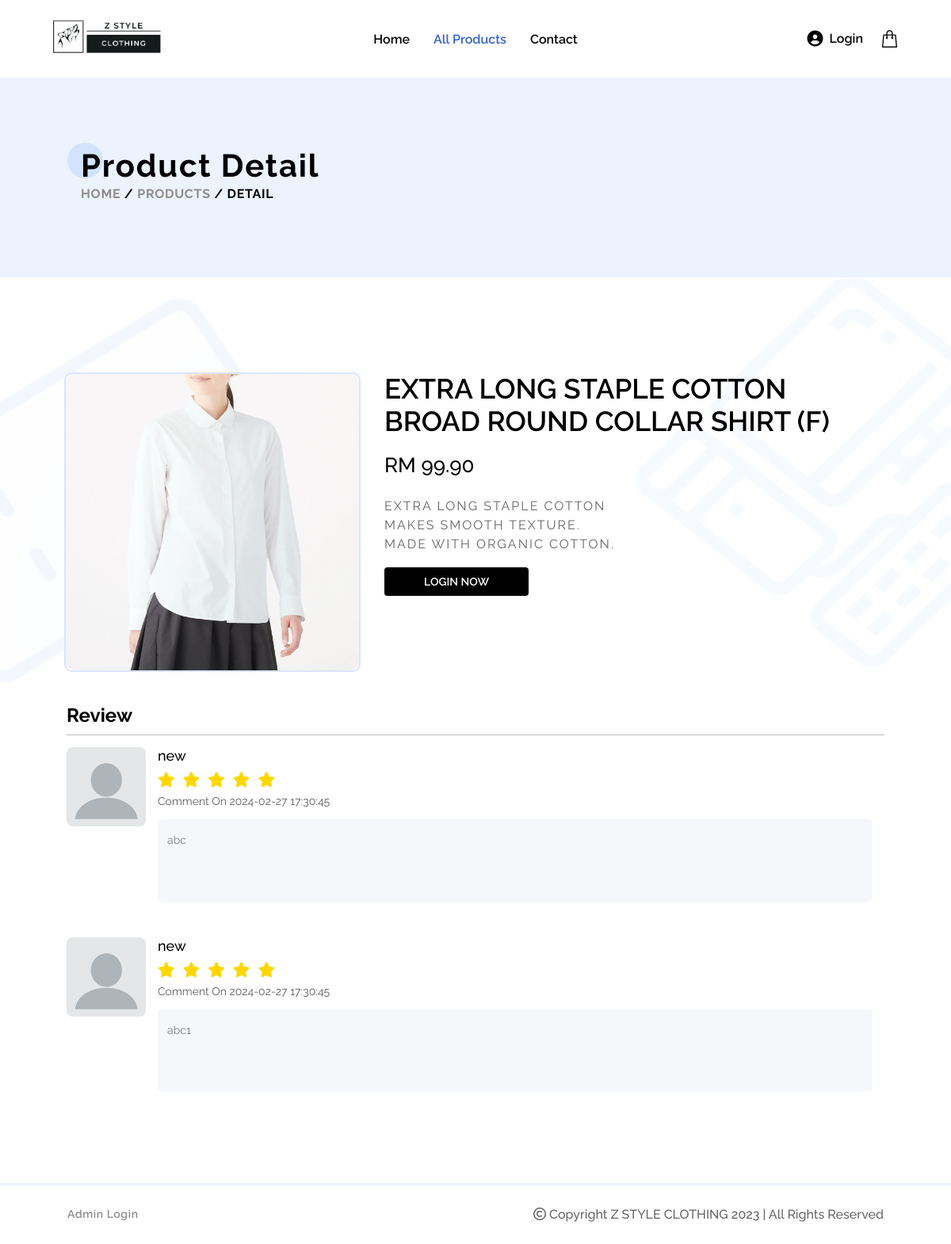
Page /detail.php?pid=16 on the committed database.
### tables this page shows
CREATE TABLE `product` (
  `product_id` int(11) NOT NULL,
  `product_name` varchar(255) NOT NULL,
  `product_desc` text NOT NULL,
  `product_short_desc` text NOT NULL,
  `product_price` varchar(255) NOT NULL,
  `product_image` text NOT NULL,
  `product_status` int(11) NOT NULL
);

CREATE TABLE `review` (
  `review_id` int(11) NOT NULL,
  `order_id` int(11) DEFAULT NULL,
  `product_id` int(11) NOT NULL,
  `user_id` int(11) NOT NULL,
  `rating` int(11) NOT NULL,
  `comment` text,
  `created_at` datetime NOT NULL
);

CREATE TABLE `user` (
  `user_id` int(11) NOT NULL,
  `user_email` varchar(255) NOT NULL,
  `user_name` varchar(255) NOT NULL,
  `user_password` varchar(255) NOT NULL,
  `user_contact` varchar(255) NOT NULL,
  `user_delivery` text,
  `user_created` datetime NOT NULL
);

### detail.php (the view, shortened to what this page needs)
<!DOCTYPE html>
<html lang="en">
<head>
	<link rel="stylesheet" href="https://cdnjs.cloudflare.com/ajax/libs/font-awesome/6.4.0/css/all.min.css"
 />
	<link rel="stylesheet" href="css/common.css" />
	<link rel="stylesheet" href="css/product.css" />
</head>
<body>
	<?php include 'component/topbar.php'; ?>
	<?php
	if (isset($_GET['pid'])) {
		$pid = $_GET['pid'];
		$sql = "SELECT * from product WHERE product_id = '$pid'";
		$result = $conn->query($sql);
		$row = $result->fetch_assoc();
		$sqlR = "SELECT * from review INNER JOIN user ON review.user_id = user.user_id WHERE review.product_id = '$pid'";
		$resultR = $conn->query($sqlR);
	} else {
		header('Location: products.php');
	}
	?>
	<section class="page-header">
		<div class="box">
			<div class="title-row">
				<span class="round-shape"></span>
				<h2 class="banner-title">Product Detail</h2>
			</div>
			<div class="bread-crumb">
				<a href="index.php">Home</a> / <a href="products.php">Products</a> / Detail
			</div>
		</div>
	</section>
	<section class="popular-section">
		<div class="detailbox">
			<div class="imagebox">
				<img src="admin/upload/<?php echo $row["product_image"] ?>" />
			</div>
			<div class="contentbox">
				<h1>
					<?php echo $row['product_name'] ?>
				</h1>
				<h2 class="price">RM
					<?php echo number_format((float) $row['product_price'], 2, '.', ''); ?>
				</h2>
				<div class="shortdesc">
					<?php echo html_entity_decode($row['product_short_desc']); ?>
				</div>
				<div class="cartbtn">
					<?php
					if (empty($cid)) {
						echo '<a class="minbtn btnClick" href="login.php">
					                Login Now
					              </a>
					               ';
					}
					?>
				</div>
			</div>
			<div class="cate-left">
			</div>
			<div class="cate-shage">
				<img src="images/shape1.png" alt="">
			</div>
		</div>
		<div class="review">
			<h2 class="review-title">Review</h2>
			<?php
				if ($resultR->num_rows > 0) {
                    while ($rowR = $resultR->fetch_assoc()) {
            ?>
            			<div class="review-text-box">
            				<div class="review-profile">
            					<img src="images/profile.webp" class="user-img" />
            				</div>
            				<div class="review-info">
            					<h3 class="review-username"><?php echo $rowR['user_name'] ?></h3>
            					<div class="colFull">
	                                <div class="star-rating-detail" data-rating="0">
	                                  <i class="fa fa-star <?php echo $rowR['rating'] >= "1" ? 'active' : '' ?>" data-value="1"></i>
	                                  <i class="fa fa-star <?php echo $rowR['rating'] >= "2" ? 'active' : '' ?>" data-value="2"></i>
	                                  <i class="fa fa-star <?php echo $rowR['rating'] >= "3" ? 'active' : '' ?>" data-value="3"></i>
	                                  <i class="fa fa-star <?php echo $rowR['rating'] >= "4" ? 'active' : '' ?>" data-value="4"></i>
	                                  <i class="fa fa-star <?php echo $rowR['rating'] == "5" ? 'active' : '' ?>" data-value="5"></i>
	                                </div>
	                            </div>
            					<p class="review-text">Comment On <?php echo $rowR['created_at'] ?></p>
            					<div class="review-box">
            						<div class="innerbox">
            							 <?php echo html_entity_decode($rowR['comment']); ?>
            						</div>
            					</div>
            				</div>
						</div>
            <?php
                    }
                }else{
                	echo '<p style="margin-top: 10px;">No Review Yet</p>';
                }
			?>
		</div>
	</section>
	<?php include 'component/footer.php'; ?>
</body>
</html>

### css/common.css (style rules this page uses)
body, html { margin: 0; background: #ffffff; font-family: 'Raleway', sans-serif; scroll-behavior: smooth; }
h1, h2, h3, h4, h5, h6, p { margin: 0; }
.page-header { position: relative; background: #ecf3ff; padding: 93px 0 98px; }
.page-header .box { padding: 0px 8.5%; position: relative; }
.page-header .box .title-row { position: relative; }
.round-shape { display: block; width: 45px; height: 45px; background: #d3e3fc; border-radius: 50%; animation: halfBounce 2s infinite; animation-delay: .1s; position: absolute; left: -17px; top: -11px; z-index: 1; }
.banner-title { font-size: 40px; line-height: 36px; color: #000000; letter-spacing: 1.8px; margin: 0 0 12px; position: relative; z-index: 2; font-weight: 700 !important; }
.bread-crumb { font-size: 16px; line-height: .8; color: #000000; font-weight: 700; text-transform: uppercase; letter-spacing: .7px; position: relative; z-index: 2; }
.bread-crumb a { color: #8e8d8d; text-decoration: none; }
.review { padding: 0px 7%; margin-top: 40px; }
.review .review-title { padding-bottom: 10px; border-bottom: 1.5px solid #bebcbc; }
.review-text-box { display: flex; padding-top: 15px; padding-bottom: 15px; }
.review-profile .user-img { width: 100px; border-radius: 8px; }
.review-text-box .review-username { padding: 0px 15px; font-size: 18px; font-weight: 500; }
.review-text-box .review-text { padding-left: 15px; padding-right: 15px; padding-top: 5px; margin: 0; font-size: 14px; color: #5e5e5e; }
.star-rating-detail { display: flex; padding: 0 10px; margin-bottom: 5px; margin-top: 10px; font-size: 1.2rem; color: #e2e2e2; cursor: pointer; }
.star-rating-detail i { margin: 0 5px; transition: color 0.2s; }
.star-rating-detail i.active { color: #FFD700; }
.review-box { padding: 0px 15px; margin-top: 15px; }
.review-info { width: 100%; }
.review-box .innerbox { width: -webkit-fill-available; min-height: 80px; background: #f6f7fb; padding: 12px; font-size: 14px; line-height: 28px; border-radius: 5px; color: #7d7d7d; border: none; outline: none; resize: none; margin: 0 0 15px; overflow: auto; }

### css/product.css (style rules this page uses)
.cate-left { position: absolute; left: 0; top: 0; z-index: -1; }
.cate-shage { position: absolute; right: 0; bottom: 0; z-index: -1; }
.cate-shage img { height: 500px; width: 400px; }
.popular-section { background: #ffffff; overflow: hidden; position: relative; padding: 120px 0 85px; }
.minbtn { min-width: 100px; margin-bottom: 10px; }
.detailbox { padding: 0px 6%; position: relative; z-index: 1; display: flex; gap: 30px; flex-flow: row wrap; justify-content: center; }
.detailbox .imagebox { width: 35%; border-radius: 10px; border: 2px solid #dbe4ff; }
.detailbox .imagebox img { width: 100%; height: 100%; border-radius: 12px; }
.detailbox .contentbox { width: 60%; }
.detailbox .contentbox h1 { font-size: 35px; font-weight: 600; }
.detailbox .contentbox .shortdesc { padding-top: 15px; padding-bottom: 10px; font-size: 16px; line-height: 1.5; letter-spacing: 2px; font-weight: 400; text-align: justify; }
.detailbox .contentbox .price { font-weight: 500; font-size: 26px; padding-top: 20px; padding-bottom: 10px; }
.detailbox .contentbox .cartbtn { padding: 15px 0px; }
.btnClick { border-radius: 4px; padding: 10px 50px; background: #000; color: #ffffff; font-weight: 600; font-size: 14px; text-transform: uppercase; transition: 0.3s ease all; margin-right: 10px; text-decoration: none; }

### rows in the picture
product: product_image (picture), product_name "EXTRA LONG STAPLE COTTON BROAD ROUND COLLAR SHIRT (F)", product_price "99.90", product_short_desc "EXTRA LONG STAPLE COTTON MAKES SMOOTH TEXTURE. MADE WITH ORGANIC COTTON."
review: user.user_name "new", rating 5 (drawn), created_at "2024-02-27 17:30:45", comment "abc"
review: user.user_name "new", rating 5 (drawn), created_at "2024-02-27 17:30:45", comment "abc1"
